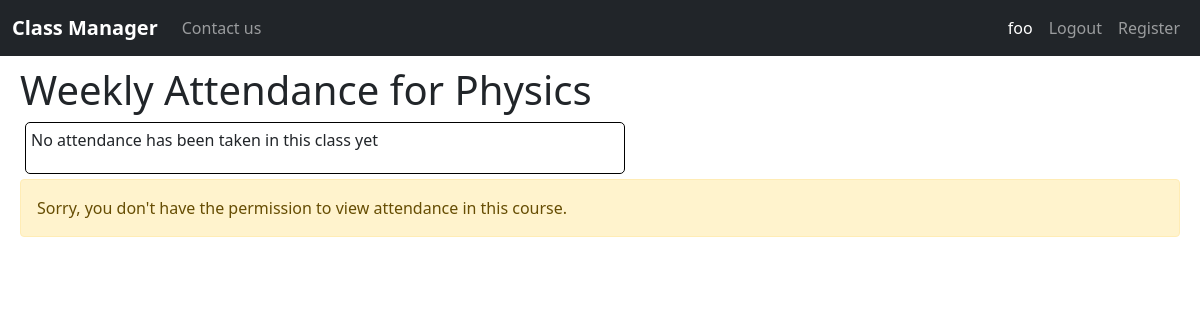
Page /view/attendance/1 (signed in) on the earlier database version.
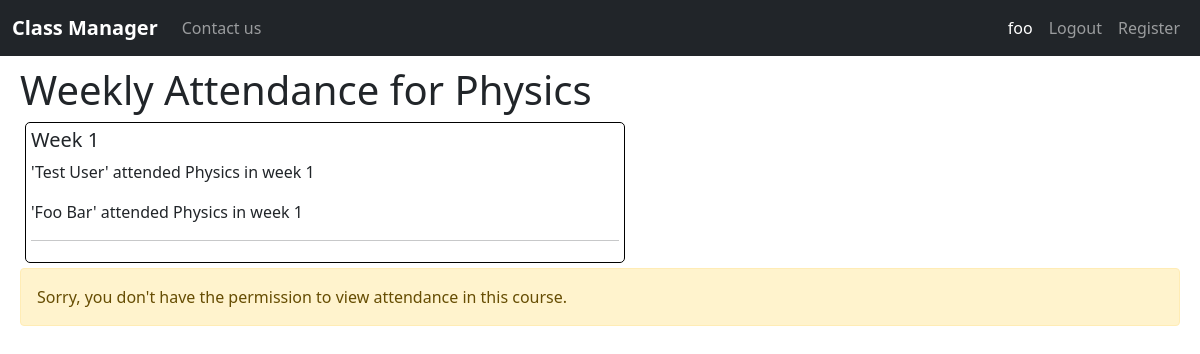
Same page on the later database version.
### classmanager/models.py (models this page shows, shortened)
class Attendance(models.Model):
    student = models.ForeignKey(Student, on_delete=models.CASCADE)
    course = models.ForeignKey(Course, on_delete=models.CASCADE)
    week = models.PositiveIntegerField(default=1)
    def __str__(self):
        return f"'{self.student.get_name()}' attended {self.course.name} in week {self.week}"

class Student(models.Model):
    user = models.OneToOneField(User, primary_key=True, on_delete=models.CASCADE)
    date_of_birth = models.DateField(default=date.today)
    MAJORS = [
        ("Math", "Math"), ("English", "English"),
        ("Science", "Science"), ("Technology", "Technology"),
        ("Law", "Law"), ("Art", "Art"),
        ("Business", "Business"), ("Health", "Health")
    ]
    STANDINGS = [
        ("FR", "Freshman"),
        ("SM", "Sophomore"),
        ("JR", "Junior"),
        ("SR", "Senior"),
        ("GR", "Graduate")
    ]
    major = models.CharField(max_length=20, choices=MAJORS, default="Undecided")
    standing = models.CharField(max_length=20, choices=STANDINGS, default="FR")
    credits = models.PositiveIntegerField(default=0)
    def get_name(self):
        return self.user.get_name()

class User(AbstractUser):
    is_student = models.BooleanField(default=False)
    is_instructor = models.BooleanField(default=False)
    def get_name(self):
        return f"{self.first_name} {self.last_name}"

class Course(models.Model):
    instructor = models.ForeignKey(Instructor, on_delete=models.CASCADE)
    name = models.CharField(max_length=255, blank=False, default=None)
    is_active = models.BooleanField(default=True)
    date_created = models.DateTimeField(auto_now_add=True)
    DEPARTMENTS = [
        ("Math", "Math"), ("English", "English"),
        ("Science", "Science"), ("Technology", "Technology"),
        ("Law", "Law"), ("Art", "Art"),
        ("Business", "Business"), ("Health", "Health")
    ]
    department = models.CharField(max_length=20, choices=DEPARTMENTS, default="Other")
    description = models.TextField(max_length=1000, default=None, blank=True)
    credits = models.PositiveIntegerField(default=2)
    length = models.PositiveIntegerField(default=10)

### classmanager/views.py (the view)
# urls.py: path("view/attendance/<int:course_id>", views.view_attendance, name="view-attendance"),
@login_required
def view_attendance(request, course_id):
    context = {}
    instructor_check(request, course_id, "view attendance", context)
    course = Course.objects.get(pk=course_id)
    attendances = Attendance.objects.filter(course=course).order_by("week")
    attendance_dict = {}
    for attendance in attendances:
        if attendance.week not in attendance_dict.keys():
            attendance_dict[attendance.week] = [attendance]
        else:
            attendance_dict[attendance.week].append(attendance)
    context["course"] = course
    context["attendance_dict"] = attendance_dict
    return render(request, "classmanager/view_attendance.html", context)

### classmanager/views.py (called while the page is built, shortened)
def instructor_check(request, course_id, action, context):
    try:
        course = Course.objects.get(pk=course_id)
    except Course.DoesNotExist:
        context["failure_message"] = "The course you are searching for does not exist"
        return False
    else:
        if not request.user.is_instructor:
            context["failure_message"] = f"Sorry, you don't have the permission to {action} in this course."
            return False
        return True

### classmanager/templates/classmanager/view_attendance.html
{% extends "classmanager/layout.html" %}
{% block body %}
<h1>Weekly Attendance for {{course.name}}</h1>
<div class="course-section">
  {% for week, attendances in attendance_dict.items %}
  <h5>Week {{week}}</h5>
  {% for attendance in attendances %}
  <p>{{attendance}}</p>
  {% endfor %}
  <hr>
  {% empty %}
  <p>No attendance has been taken in this class yet</p>
  {% endfor %}
</div>
{% endblock body %}

Differences in the rows shown:
added Attendance: week "1", student+course+week "'Test User' attended Physics in week 1"
added Attendance: student+course+week "'Foo Bar' attended Physics in week 1", shown under "1"
Other differences:
text no longer shown: "No attendance has been taken in this class yet"
